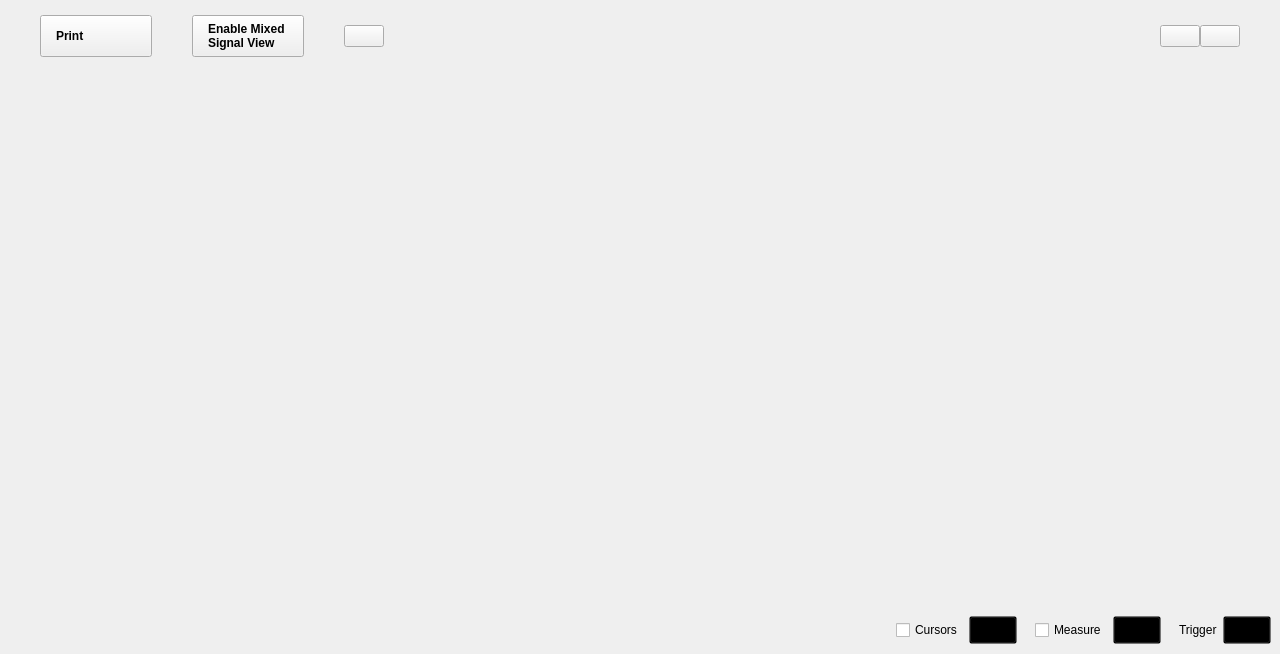
<?xml version="1.0" encoding="UTF-8"?>
<ui version="4.0">
 <class>Oscilloscope</class>
 <widget class="QWidget" name="Oscilloscope">
  <property name="geometry">
   <rect>
    <x>0</x>
    <y>0</y>
    <width>1280</width>
    <height>654</height>
   </rect>
  </property>
  <property name="sizePolicy">
   <sizepolicy hsizetype="MinimumExpanding" vsizetype="MinimumExpanding">
    <horstretch>0</horstretch>
    <verstretch>0</verstretch>
   </sizepolicy>
  </property>
  <property name="minimumSize">
   <size>
    <width>1280</width>
    <height>0</height>
   </size>
  </property>
  <property name="windowTitle">
   <string>Scopy Oscilloscope</string>
  </property>
  <layout class="QVBoxLayout" name="verticalLayout_2">
   <property name="spacing">
    <number>0</number>
   </property>
   <property name="leftMargin">
    <number>0</number>
   </property>
   <property name="topMargin">
    <number>0</number>
   </property>
   <property name="rightMargin">
    <number>0</number>
   </property>
   <property name="bottomMargin">
    <number>0</number>
   </property>
   <item>
    <widget class="adiscope::DetachDragZone" name="mainWidget" native="true">
     <layout class="QVBoxLayout" name="verticalLayout_3">
      <property name="spacing">
       <number>0</number>
      </property>
      <property name="leftMargin">
       <number>0</number>
      </property>
      <property name="topMargin">
       <number>0</number>
      </property>
      <property name="rightMargin">
       <number>0</number>
      </property>
      <property name="bottomMargin">
       <number>0</number>
      </property>
      <item>
       <layout class="QHBoxLayout" name="hLayout_top_btn_area">
        <property name="spacing">
         <number>40</number>
        </property>
        <property name="topMargin">
         <number>15</number>
        </property>
        <property name="rightMargin">
         <number>40</number>
        </property>
        <property name="bottomMargin">
         <number>9</number>
        </property>
        <item>
         <spacer name="horizontalSpacer_7">
          <property name="orientation">
           <enum>Qt::Horizontal</enum>
          </property>
          <property name="sizeType">
           <enum>QSizePolicy::Fixed</enum>
          </property>
          <property name="sizeHint" stdset="0">
           <size>
            <width>40</width>
            <height>10</height>
           </size>
          </property>
         </spacer>
        </item>
        <item>
         <widget class="QPushButton" name="printBtn">
          <property name="layoutDirection">
           <enum>Qt::RightToLeft</enum>
          </property>
          <property name="styleSheet">
           <string notr="true">QPushButton{
  width: 80px;
  height: 40px;

  text-align: left;
  font-weight: bold;
  padding-left: 15px;
  padding-right: 15px;
}</string>
          </property>
          <property name="text">
           <string>Print</string>
          </property>
          <property name="icon">
           <iconset resource="../resources/resources.qrc">
            <normaloff>:/icons/ic printer.svg</normaloff>:/icons/ic printer.svg</iconset>
          </property>
          <property name="iconSize">
           <size>
            <width>10</width>
            <height>10</height>
           </size>
          </property>
          <property name="blue_button" stdset="0">
           <bool>true</bool>
          </property>
         </widget>
        </item>
        <item>
         <widget class="QPushButton" name="mixedSignalBtn">
          <property name="styleSheet">
           <string notr="true">QPushButton{
  width: 80px;
  height: 40px;

  font-size: 12px;
  text-align: left;
  font-weight: bold;
  padding-left: 15px;
  padding-right: 15px;
}</string>
          </property>
          <property name="text">
           <string>Enable Mixed
Signal View</string>
          </property>
          <property name="blue_button" stdset="0">
           <bool>true</bool>
          </property>
         </widget>
        </item>
        <item>
         <widget class="adiscope::LinkedButton" name="btnHelp">
          <property name="text">
           <string/>
          </property>
         </widget>
        </item>
        <item>
         <spacer name="horizontalSpacer_11">
          <property name="orientation">
           <enum>Qt::Horizontal</enum>
          </property>
          <property name="sizeType">
           <enum>QSizePolicy::Expanding</enum>
          </property>
          <property name="sizeHint" stdset="0">
           <size>
            <width>40</width>
            <height>20</height>
           </size>
          </property>
         </spacer>
        </item>
        <item>
         <widget class="adiscope::RunSingleWidget" name="runSingleWidget" native="true"/>
        </item>
        <item>
         <widget class="QWidget" name="widget" native="true">
          <property name="minimumSize">
           <size>
            <width>30</width>
            <height>0</height>
           </size>
          </property>
          <layout class="QHBoxLayout" name="horizontalLayout_3">
           <property name="spacing">
            <number>0</number>
           </property>
           <property name="leftMargin">
            <number>0</number>
           </property>
           <property name="topMargin">
            <number>0</number>
           </property>
           <property name="rightMargin">
            <number>0</number>
           </property>
           <property name="bottomMargin">
            <number>0</number>
           </property>
           <item>
            <widget class="adiscope::CustomPushButton" name="btnGeneralSettings">
             <property name="styleSheet">
              <string notr="true"/>
             </property>
             <property name="text">
              <string/>
             </property>
             <property name="checkable">
              <bool>true</bool>
             </property>
             <property name="menu_icon_button" stdset="0">
              <bool>true</bool>
             </property>
             <property name="general_settings_icon" stdset="0">
              <bool>true</bool>
             </property>
             <attribute name="buttonGroup">
              <string notr="true">settings_group</string>
             </attribute>
            </widget>
           </item>
           <item>
            <widget class="QPushButton" name="btnSettings">
             <property name="styleSheet">
              <string notr="true"/>
             </property>
             <property name="text">
              <string/>
             </property>
             <property name="checkable">
              <bool>true</bool>
             </property>
             <property name="menu_icon_button" stdset="0">
              <bool>true</bool>
             </property>
             <property name="settings_icon" stdset="0">
              <bool>true</bool>
             </property>
            </widget>
           </item>
          </layout>
         </widget>
        </item>
       </layout>
      </item>
      <item>
       <layout class="QHBoxLayout" name="hLayout_central_area">
        <property name="spacing">
         <number>0</number>
        </property>
        <property name="leftMargin">
         <number>0</number>
        </property>
        <property name="rightMargin">
         <number>0</number>
        </property>
        <item>
         <widget class="QWidget" name="widgetPlotContainer" native="true">
          <property name="plot_container" stdset="0">
           <bool>true</bool>
          </property>
          <layout class="QVBoxLayout" name="plot_and_buffPreviewer">
           <item>
            <widget class="QWidget" name="hLayoutBufferPreview" native="true">
             <layout class="QHBoxLayout" name="hLayout_buffPreview">
              <property name="spacing">
               <number>0</number>
              </property>
              <item>
               <spacer name="horizontalSpacer_4">
                <property name="orientation">
                 <enum>Qt::Horizontal</enum>
                </property>
                <property name="sizeHint" stdset="0">
                 <size>
                  <width>10</width>
                  <height>10</height>
                 </size>
                </property>
               </spacer>
              </item>
              <item>
               <layout class="QVBoxLayout" name="vLayoutBufferSlot">
                <property name="spacing">
                 <number>0</number>
                </property>
               </layout>
              </item>
              <item>
               <spacer name="horizontalSpacer_3">
                <property name="orientation">
                 <enum>Qt::Horizontal</enum>
                </property>
                <property name="sizeHint" stdset="0">
                 <size>
                  <width>10</width>
                  <height>10</height>
                 </size>
                </property>
               </spacer>
              </item>
             </layout>
            </widget>
           </item>
           <item>
            <widget class="QWidget" name="plotContainer" native="true">
             <layout class="QGridLayout" name="gridLayout_5">
              <property name="leftMargin">
               <number>0</number>
              </property>
              <property name="topMargin">
               <number>0</number>
              </property>
              <property name="rightMargin">
               <number>0</number>
              </property>
              <property name="bottomMargin">
               <number>0</number>
              </property>
              <property name="spacing">
               <number>0</number>
              </property>
              <item row="2" column="0">
               <layout class="QVBoxLayout" name="plot_and_scales">
                <property name="spacing">
                 <number>0</number>
                </property>
                <property name="topMargin">
                 <number>0</number>
                </property>
                <property name="rightMargin">
                 <number>0</number>
                </property>
                <property name="bottomMargin">
                 <number>0</number>
                </property>
                <item>
                 <layout class="QGridLayout" name="gridLayoutPlot">
                  <property name="leftMargin">
                   <number>25</number>
                  </property>
                  <property name="topMargin">
                   <number>0</number>
                  </property>
                  <property name="rightMargin">
                   <number>25</number>
                  </property>
                  <property name="bottomMargin">
                   <number>0</number>
                  </property>
                  <property name="spacing">
                   <number>0</number>
                  </property>
                 </layout>
                </item>
                <item>
                 <layout class="QHBoxLayout" name="scales">
                  <property name="spacing">
                   <number>0</number>
                  </property>
                  <property name="leftMargin">
                   <number>0</number>
                  </property>
                  <property name="topMargin">
                   <number>0</number>
                  </property>
                  <property name="bottomMargin">
                   <number>3</number>
                  </property>
                  <item>
                   <layout class="QHBoxLayout" name="chn_scales">
                    <property name="spacing">
                     <number>15</number>
                    </property>
                    <property name="leftMargin">
                     <number>10</number>
                    </property>
                   </layout>
                  </item>
                  <item>
                   <spacer name="horizontalSpacer">
                    <property name="orientation">
                     <enum>Qt::Horizontal</enum>
                    </property>
                    <property name="sizeHint" stdset="0">
                     <size>
                      <width>0</width>
                      <height>15</height>
                     </size>
                    </property>
                   </spacer>
                  </item>
                 </layout>
                </item>
               </layout>
              </item>
              <item row="0" column="0">
               <widget class="QWidget" name="container_fft_plot" native="true">
                <layout class="QGridLayout" name="gridLayoutFFT">
                 <property name="leftMargin">
                  <number>20</number>
                 </property>
                 <property name="topMargin">
                  <number>0</number>
                 </property>
                 <property name="rightMargin">
                  <number>0</number>
                 </property>
                 <property name="bottomMargin">
                  <number>0</number>
                 </property>
                 <property name="horizontalSpacing">
                  <number>2</number>
                 </property>
                 <property name="verticalSpacing">
                  <number>0</number>
                 </property>
                 <item row="0" column="0">
                  <layout class="QHBoxLayout" name="hlayout_fft">
                   <property name="spacing">
                    <number>0</number>
                   </property>
                  </layout>
                 </item>
                </layout>
               </widget>
              </item>
              <item row="1" column="0">
               <layout class="QHBoxLayout" name="horizontalLayout_4">
                <property name="spacing">
                 <number>0</number>
                </property>
                <property name="leftMargin">
                 <number>20</number>
                </property>
                <property name="rightMargin">
                 <number>20</number>
                </property>
                <item>
                 <spacer name="horizontalSpacer_12">
                  <property name="orientation">
                   <enum>Qt::Horizontal</enum>
                  </property>
                  <property name="sizeType">
                   <enum>QSizePolicy::Fixed</enum>
                  </property>
                  <property name="sizeHint" stdset="0">
                   <size>
                    <width>20</width>
                    <height>20</height>
                   </size>
                  </property>
                 </spacer>
                </item>
                <item>
                 <widget class="QWidget" name="hist_widget" native="true">
                  <property name="sizePolicy">
                   <sizepolicy hsizetype="Expanding" vsizetype="Preferred">
                    <horstretch>0</horstretch>
                    <verstretch>0</verstretch>
                   </sizepolicy>
                  </property>
                  <property name="minimumSize">
                   <size>
                    <width>20</width>
                    <height>0</height>
                   </size>
                  </property>
                  <layout class="QHBoxLayout" name="hist_layout">
                   <property name="spacing">
                    <number>0</number>
                   </property>
                   <property name="leftMargin">
                    <number>0</number>
                   </property>
                   <property name="topMargin">
                    <number>0</number>
                   </property>
                   <property name="rightMargin">
                    <number>0</number>
                   </property>
                   <property name="bottomMargin">
                    <number>0</number>
                   </property>
                  </layout>
                 </widget>
                </item>
                <item>
                 <spacer name="horizontalSpacer_13">
                  <property name="orientation">
                   <enum>Qt::Horizontal</enum>
                  </property>
                  <property name="sizeType">
                   <enum>QSizePolicy::Fixed</enum>
                  </property>
                  <property name="sizeHint" stdset="0">
                   <size>
                    <width>20</width>
                    <height>20</height>
                   </size>
                  </property>
                 </spacer>
                </item>
               </layout>
              </item>
              <item row="3" column="0">
               <widget class="adiscope::InstrumentNotes" name="instrumentNotes" native="true"/>
              </item>
             </layout>
            </widget>
           </item>
          </layout>
         </widget>
        </item>
        <item>
         <widget class="QWidget" name="xy_plot_container" native="true">
          <property name="minimumSize">
           <size>
            <width>0</width>
            <height>0</height>
           </size>
          </property>
          <property name="plot_container" stdset="0">
           <bool>true</bool>
          </property>
          <layout class="QGridLayout" name="gridLayout">
           <property name="leftMargin">
            <number>0</number>
           </property>
           <property name="topMargin">
            <number>0</number>
           </property>
           <property name="rightMargin">
            <number>0</number>
           </property>
           <property name="bottomMargin">
            <number>0</number>
           </property>
           <property name="spacing">
            <number>0</number>
           </property>
           <item row="1" column="0">
            <widget class="QWidget" name="widget_xy_plot_bottom" native="true">
             <property name="sizePolicy">
              <sizepolicy hsizetype="Minimum" vsizetype="Minimum">
               <horstretch>0</horstretch>
               <verstretch>0</verstretch>
              </sizepolicy>
             </property>
             <property name="minimumSize">
              <size>
               <width>0</width>
               <height>58</height>
              </size>
             </property>
             <property name="maximumSize">
              <size>
               <width>16777215</width>
               <height>58</height>
              </size>
             </property>
             <layout class="QHBoxLayout" name="horizontalLayout_2">
              <property name="spacing">
               <number>0</number>
              </property>
              <property name="leftMargin">
               <number>0</number>
              </property>
              <property name="topMargin">
               <number>0</number>
              </property>
              <property name="rightMargin">
               <number>0</number>
              </property>
              <property name="bottomMargin">
               <number>0</number>
              </property>
              <item>
               <spacer name="horizontalSpacer_6">
                <property name="orientation">
                 <enum>Qt::Horizontal</enum>
                </property>
                <property name="sizeHint" stdset="0">
                 <size>
                  <width>399</width>
                  <height>0</height>
                 </size>
                </property>
               </spacer>
              </item>
              <item>
               <layout class="QVBoxLayout" name="verticalLayout_4">
                <property name="spacing">
                 <number>0</number>
                </property>
                <property name="rightMargin">
                 <number>0</number>
                </property>
               </layout>
              </item>
              <item>
               <spacer name="horizontalSpacer_10">
                <property name="orientation">
                 <enum>Qt::Horizontal</enum>
                </property>
                <property name="sizeType">
                 <enum>QSizePolicy::Fixed</enum>
                </property>
                <property name="sizeHint" stdset="0">
                 <size>
                  <width>5</width>
                  <height>0</height>
                 </size>
                </property>
               </spacer>
              </item>
             </layout>
            </widget>
           </item>
           <item row="0" column="0">
            <widget class="QWidget" name="widget_xy_plot_top" native="true">
             <property name="sizePolicy">
              <sizepolicy hsizetype="Minimum" vsizetype="Minimum">
               <horstretch>0</horstretch>
               <verstretch>0</verstretch>
              </sizepolicy>
             </property>
             <property name="minimumSize">
              <size>
               <width>0</width>
               <height>45</height>
              </size>
             </property>
             <property name="maximumSize">
              <size>
               <width>16777215</width>
               <height>45</height>
              </size>
             </property>
             <layout class="QHBoxLayout" name="horizontalLayout">
              <property name="spacing">
               <number>0</number>
              </property>
              <property name="leftMargin">
               <number>0</number>
              </property>
              <property name="topMargin">
               <number>0</number>
              </property>
              <property name="rightMargin">
               <number>0</number>
              </property>
              <property name="bottomMargin">
               <number>0</number>
              </property>
              <item>
               <layout class="QVBoxLayout" name="verticalLayout_5">
                <property name="spacing">
                 <number>0</number>
                </property>
                <property name="topMargin">
                 <number>3</number>
                </property>
                <property name="rightMargin">
                 <number>0</number>
                </property>
                <property name="bottomMargin">
                 <number>3</number>
                </property>
               </layout>
              </item>
              <item>
               <spacer name="horizontalSpacer_2">
                <property name="orientation">
                 <enum>Qt::Horizontal</enum>
                </property>
                <property name="sizeHint" stdset="0">
                 <size>
                  <width>0</width>
                  <height>10</height>
                 </size>
                </property>
               </spacer>
              </item>
              <item>
               <spacer name="horizontalSpacer_5">
                <property name="orientation">
                 <enum>Qt::Horizontal</enum>
                </property>
                <property name="sizeType">
                 <enum>QSizePolicy::Fixed</enum>
                </property>
                <property name="sizeHint" stdset="0">
                 <size>
                  <width>2</width>
                  <height>10</height>
                 </size>
                </property>
               </spacer>
              </item>
             </layout>
            </widget>
           </item>
          </layout>
         </widget>
        </item>
        <item>
         <layout class="QVBoxLayout" name="vLayout_for_rightMenu">
          <property name="topMargin">
           <number>0</number>
          </property>
          <item>
           <widget class="adiscope::MenuAnim" name="rightMenu" native="true">
            <property name="sizePolicy">
             <sizepolicy hsizetype="Maximum" vsizetype="Preferred">
              <horstretch>0</horstretch>
              <verstretch>0</verstretch>
             </sizepolicy>
            </property>
            <property name="minimumSize">
             <size>
              <width>0</width>
              <height>0</height>
             </size>
            </property>
            <layout class="QVBoxLayout" name="verticalLayout">
             <property name="spacing">
              <number>0</number>
             </property>
             <property name="leftMargin">
              <number>0</number>
             </property>
             <property name="topMargin">
              <number>20</number>
             </property>
             <property name="rightMargin">
              <number>0</number>
             </property>
             <property name="bottomMargin">
              <number>0</number>
             </property>
             <item>
              <widget class="QStackedWidget" name="stackedWidget">
               <property name="sizePolicy">
                <sizepolicy hsizetype="Minimum" vsizetype="Preferred">
                 <horstretch>0</horstretch>
                 <verstretch>0</verstretch>
                </sizepolicy>
               </property>
               <property name="currentIndex">
                <number>1</number>
               </property>
               <widget class="QWidget" name="channelSettings"/>
               <widget class="QWidget" name="logicSettings">
                <property name="minimumSize">
                 <size>
                  <width>150</width>
                  <height>0</height>
                 </size>
                </property>
                <property name="styleSheet">
                 <string notr="true"/>
                </property>
                <layout class="QVBoxLayout" name="logicSettingsLayout">
                 <property name="spacing">
                  <number>0</number>
                 </property>
                 <property name="leftMargin">
                  <number>15</number>
                 </property>
                 <property name="topMargin">
                  <number>0</number>
                 </property>
                 <property name="rightMargin">
                  <number>15</number>
                 </property>
                 <property name="bottomMargin">
                  <number>0</number>
                 </property>
                </layout>
               </widget>
               <widget class="QWidget" name="cursorsSettings"/>
               <widget class="QWidget" name="measureSettings"/>
               <widget class="QWidget" name="generalSettings"/>
              </widget>
             </item>
            </layout>
           </widget>
          </item>
         </layout>
        </item>
       </layout>
      </item>
      <item>
       <layout class="QHBoxLayout" name="hLayout_bottom_btn_area">
        <property name="spacing">
         <number>0</number>
        </property>
        <item>
         <layout class="QHBoxLayout" name="channelsList">
          <property name="leftMargin">
           <number>0</number>
          </property>
          <property name="rightMargin">
           <number>0</number>
          </property>
         </layout>
        </item>
        <item>
         <widget class="adiscope::CustomPushButton" name="btnAddMath">
          <property name="text">
           <string/>
          </property>
          <property name="icon">
           <iconset resource="../resources/resources.qrc">
            <normaloff>:/menu/add.svg</normaloff>:/menu/add.svg</iconset>
          </property>
          <property name="checkable">
           <bool>true</bool>
          </property>
          <property name="flat">
           <bool>true</bool>
          </property>
          <attribute name="buttonGroup">
           <string notr="true">settings_group</string>
          </attribute>
         </widget>
        </item>
        <item>
         <spacer name="horizontalSpacer_15">
          <property name="orientation">
           <enum>Qt::Horizontal</enum>
          </property>
          <property name="sizeType">
           <enum>QSizePolicy::Expanding</enum>
          </property>
          <property name="sizeHint" stdset="0">
           <size>
            <width>40</width>
            <height>20</height>
           </size>
          </property>
         </spacer>
        </item>
        <item>
         <widget class="QWidget" name="widget_3" native="true">
          <property name="sizePolicy">
           <sizepolicy hsizetype="Preferred" vsizetype="Fixed">
            <horstretch>0</horstretch>
            <verstretch>0</verstretch>
           </sizepolicy>
          </property>
          <property name="minimumSize">
           <size>
            <width>0</width>
            <height>48</height>
           </size>
          </property>
          <property name="styleSheet">
           <string notr="true">QPushButton {
  width: 40px;
  height: 20px;
  background-color: transparent;
}
QPushButton:pressed { border-image: url(:/icons/setup_btn_checked.svg); }
QPushButton:!pressed { border-image: url(:/icons/setup_btn_unchecked.svg); }
QPushButton:hover:!pressed:!checked { border-image: url(:/icons/setup_btn_hover.svg); }
QPushButton:checked { border-image: url(:/icons/setup_btn_checked.svg); }</string>
          </property>
          <layout class="QHBoxLayout" name="horizontalLayout_6">
           <item>
            <widget class="QCheckBox" name="boxCursors">
             <property name="text">
              <string>Cursors</string>
             </property>
            </widget>
           </item>
           <item>
            <widget class="adiscope::CustomPushButton" name="btnCursors">
             <property name="enabled">
              <bool>false</bool>
             </property>
             <property name="text">
              <string/>
             </property>
             <property name="checkable">
              <bool>true</bool>
             </property>
             <attribute name="buttonGroup">
              <string notr="true">settings_group</string>
             </attribute>
            </widget>
           </item>
           <item>
            <spacer name="horizontalSpacer_9">
             <property name="orientation">
              <enum>Qt::Horizontal</enum>
             </property>
             <property name="sizeType">
              <enum>QSizePolicy::Fixed</enum>
             </property>
             <property name="sizeHint" stdset="0">
              <size>
               <width>12</width>
               <height>0</height>
              </size>
             </property>
            </spacer>
           </item>
           <item>
            <widget class="QCheckBox" name="boxMeasure">
             <property name="text">
              <string>Measure</string>
             </property>
            </widget>
           </item>
           <item>
            <widget class="adiscope::CustomPushButton" name="btnMeasure">
             <property name="enabled">
              <bool>false</bool>
             </property>
             <property name="text">
              <string/>
             </property>
             <property name="checkable">
              <bool>true</bool>
             </property>
             <attribute name="buttonGroup">
              <string notr="true">settings_group</string>
             </attribute>
            </widget>
           </item>
           <item>
            <spacer name="horizontalSpacer_8">
             <property name="orientation">
              <enum>Qt::Horizontal</enum>
             </property>
             <property name="sizeType">
              <enum>QSizePolicy::Fixed</enum>
             </property>
             <property name="sizeHint" stdset="0">
              <size>
               <width>12</width>
               <height>0</height>
              </size>
             </property>
            </spacer>
           </item>
           <item>
            <widget class="QLabel" name="label_4">
             <property name="text">
              <string>Trigger</string>
             </property>
             <property name="general_settings_label" stdset="0">
              <bool>true</bool>
             </property>
            </widget>
           </item>
           <item>
            <widget class="adiscope::CustomPushButton" name="btnTrigger">
             <property name="text">
              <string/>
             </property>
             <property name="checkable">
              <bool>true</bool>
             </property>
             <attribute name="buttonGroup">
              <string notr="true">settings_group</string>
             </attribute>
            </widget>
           </item>
          </layout>
         </widget>
        </item>
       </layout>
      </item>
     </layout>
    </widget>
   </item>
  </layout>
  <action name="actionClose">
   <property name="text">
    <string>Close</string>
   </property>
  </action>
 </widget>
 <customwidgets>
  <customwidget>
   <class>adiscope::DetachDragZone</class>
   <extends>QWidget</extends>
   <header>detachdragzone.h</header>
   <container>1</container>
  </customwidget>
  <customwidget>
   <class>adiscope::MenuAnim</class>
   <extends>QWidget</extends>
   <header>menu_anim.hpp</header>
   <container>1</container>
  </customwidget>
  <customwidget>
   <class>adiscope::CustomPushButton</class>
   <extends>QPushButton</extends>
   <header>customPushButton.hpp</header>
  </customwidget>
  <customwidget>
   <class>adiscope::InstrumentNotes</class>
   <extends>QWidget</extends>
   <header>instrumentnotes.h</header>
   <container>1</container>
  </customwidget>
  <customwidget>
   <class>adiscope::RunSingleWidget</class>
   <extends>QWidget</extends>
   <header>runsinglewidget.h</header>
   <container>1</container>
  </customwidget>
  <customwidget>
   <class>adiscope::LinkedButton</class>
   <extends>QPushButton</extends>
   <header>linked_button.hpp</header>
  </customwidget>
 </customwidgets>
 <resources>
  <include location="../resources/resources.qrc"/>
  <include location="../resources/resources.qrc"/>
 </resources>
 <connections>
  <connection>
   <sender>btnMeasure</sender>
   <signal>toggled(bool)</signal>
   <receiver>btnSettings</receiver>
   <slot>setChecked(bool)</slot>
   <hints>
    <hint type="sourcelabel">
     <x>1031</x>
     <y>628</y>
    </hint>
    <hint type="destinationlabel">
     <x>1116</x>
     <y>40</y>
    </hint>
   </hints>
  </connection>
  <connection>
   <sender>boxMeasure</sender>
   <signal>toggled(bool)</signal>
   <receiver>btnMeasure</receiver>
   <slot>setEnabled(bool)</slot>
   <hints>
    <hint type="sourcelabel">
     <x>964</x>
     <y>628</y>
    </hint>
    <hint type="destinationlabel">
     <x>1031</x>
     <y>628</y>
    </hint>
   </hints>
  </connection>
  <connection>
   <sender>boxCursors</sender>
   <signal>toggled(bool)</signal>
   <receiver>btnCursors</receiver>
   <slot>setEnabled(bool)</slot>
   <hints>
    <hint type="sourcelabel">
     <x>811</x>
     <y>628</y>
    </hint>
    <hint type="destinationlabel">
     <x>878</x>
     <y>628</y>
    </hint>
   </hints>
  </connection>
  <connection>
   <sender>btnCursors</sender>
   <signal>toggled(bool)</signal>
   <receiver>btnSettings</receiver>
   <slot>setChecked(bool)</slot>
   <hints>
    <hint type="sourcelabel">
     <x>878</x>
     <y>628</y>
    </hint>
    <hint type="destinationlabel">
     <x>1116</x>
     <y>40</y>
    </hint>
   </hints>
  </connection>
  <connection>
   <sender>btnTrigger</sender>
   <signal>toggled(bool)</signal>
   <receiver>btnSettings</receiver>
   <slot>setChecked(bool)</slot>
   <hints>
    <hint type="sourcelabel">
     <x>1157</x>
     <y>628</y>
    </hint>
    <hint type="destinationlabel">
     <x>1116</x>
     <y>40</y>
    </hint>
   </hints>
  </connection>
 </connections>
 <buttongroups>
  <buttongroup name="settings_group"/>
 </buttongroups>
</ui>
